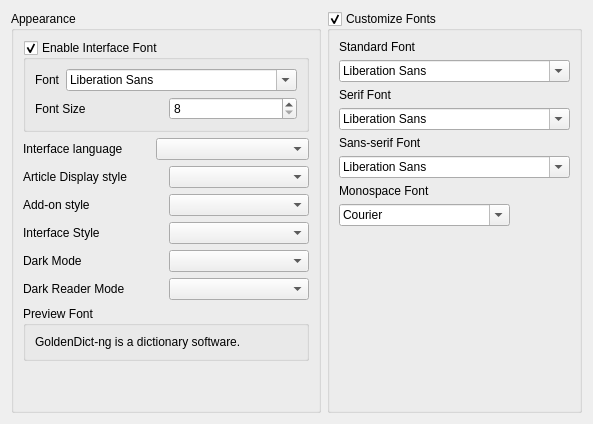
     <widget class="QWidget" name="tab_style">
      <attribute name="icon">
       <iconset resource="../../resources.qrc">
        <normaloff>:/icons/font.svg</normaloff>:/icons/font.svg</iconset>
      </attribute>
      <attribute name="title">
       <string>&amp;Style</string>
      </attribute>
      <layout class="QVBoxLayout" name="verticalLayout_16">
       <item>
        <layout class="QHBoxLayout" name="horizontalLayout_10">
         <item>
          <widget class="QGroupBox" name="groupBox_5">
           <property name="title">
            <string>Appearance</string>
           </property>
           <layout class="QVBoxLayout" name="verticalLayout_17">
            <item>
             <widget class="QGroupBox" name="enableInterfaceFont">
              <property name="title">
               <string>Enable Interface Font</string>
              </property>
              <property name="checkable">
               <bool>true</bool>
              </property>
              <layout class="QVBoxLayout" name="verticalLayout_23">
               <item>
                <layout class="QHBoxLayout" name="horizontalLayout_17">
                 <item>
                  <widget class="QLabel" name="label_29">
                   <property name="buddy">
                     <cstring>systemFont</cstring>
                   </property>
                   <property name="text">
                    <string>Font</string>
                   </property>
                  </widget>
                 </item>
                 <item>
                  <widget class="QFontComboBox" name="systemFont"/>
                 </item>
                </layout>
               </item>
               <item>
                <layout class="QHBoxLayout" name="horizontalLayout_19">
                 <item>
                  <widget class="QLabel" name="label_30">
                   <property name="buddy">
                     <cstring>interfaceFontSize</cstring>
                   </property>
                   <property name="text">
                    <string>Font Size</string>
                   </property>
                  </widget>
                 </item>
                 <item>
                  <widget class="QSpinBox" name="interfaceFontSize">
                   <property name="minimum">
                    <number>8</number>
                   </property>
                   <property name="maximum">
                    <number>32</number>
                   </property>
                  </widget>
                 </item>
                </layout>
               </item>
              </layout>
             </widget>
            </item>
            <item>
             <layout class="QHBoxLayout" name="horizontalLayout_4">
              <item>
               <widget class="QLabel" name="label_6">
                <property name="buddy">
                  <cstring>interfaceLanguage</cstring>
                </property>
                <property name="text">
                 <string>Interface language</string>
                </property>
               </widget>
              </item>
              <item>
               <widget class="QComboBox" name="interfaceLanguage">
                <property name="sizePolicy">
                 <sizepolicy hsizetype="Preferred" vsizetype="Fixed">
                  <horstretch>0</horstretch>
                  <verstretch>0</verstretch>
                 </sizepolicy>
                </property>
                <property name="minimumSize">
                 <size>
                  <width>153</width>
                  <height>0</height>
                 </size>
                </property>
                <property name="sizeAdjustPolicy">
                 <enum>QComboBox::AdjustToContents</enum>
                </property>
               </widget>
              </item>
             </layout>
            </item>
            <item>
             <layout class="QHBoxLayout" name="horizontalLayout_5">
              <item>
               <widget class="QLabel" name="label_9">
                <property name="buddy">
                  <cstring>displayStyle</cstring>
                </property>
                <property name="text">
                 <string>Article Display style</string>
                </property>
               </widget>
              </item>
              <item>
               <widget class="QComboBox" name="displayStyle">
                <property name="sizePolicy">
                 <sizepolicy hsizetype="Preferred" vsizetype="Fixed">
                  <horstretch>0</horstretch>
                  <verstretch>0</verstretch>
                 </sizepolicy>
                </property>
                <property name="minimumSize">
                 <size>
                  <width>100</width>
                  <height>0</height>
                 </size>
                </property>
               </widget>
              </item>
             </layout>
            </item>
            <item>
             <layout class="QHBoxLayout" name="horizontalLayout_12">
              <item>
               <widget class="QLabel" name="addonStylesLabel">
                <property name="buddy">
                  <cstring>addonStyles</cstring>
                </property>
                <property name="text">
                 <string>Add-on style</string>
                </property>
               </widget>
              </item>
              <item>
               <widget class="QComboBox" name="addonStyles">
                <property name="sizePolicy">
                 <sizepolicy hsizetype="Preferred" vsizetype="Fixed">
                  <horstretch>0</horstretch>
                  <verstretch>0</verstretch>
                 </sizepolicy>
                </property>
                <property name="minimumSize">
                 <size>
                  <width>100</width>
                  <height>0</height>
                 </size>
                </property>
               </widget>
              </item>
             </layout>
            </item>
            <item>
             <layout class="QHBoxLayout" name="interfaceStyleLayout">
              <item>
               <widget class="QLabel" name="interfaceStyleLabel">
                <property name="buddy">
                  <cstring>InterfaceStyle</cstring>
                </property>
                <property name="text">
                 <string>Interface Style</string>
                </property>
               </widget>
              </item>
              <item>
               <widget class="QComboBox" name="InterfaceStyle"/>
              </item>
             </layout>
            </item>
            <item>
             <layout class="QHBoxLayout" name="darkModeLayout">
              <item>
               <widget class="QLabel" name="darkModeLabel">
                <property name="buddy">
                  <cstring>darkMode</cstring>
                </property>
                <property name="toolTip">
                 <string>Turn the UI to dark.</string>
                </property>
                <property name="text">
                 <string>Dark Mode</string>
                </property>
               </widget>
              </item>
              <item>
               <widget class="QComboBox" name="darkMode">
                <property name="toolTip">
                 <string>Turn the UI to dark.</string>
                </property>
               </widget>
              </item>
             </layout>
            </item>
            <item>
             <layout class="QHBoxLayout" name="darkReaderLayout">
              <item>
               <widget class="QLabel" name="darkReaderModeLabel">
                <property name="buddy">
                  <cstring>darkReaderMode</cstring>
                </property>
                <property name="toolTip">
                 <string>Turn the article display style to dark.</string>
                </property>
                <property name="text">
                 <string>Dark Reader Mode</string>
                </property>
               </widget>
              </item>
              <item>
               <widget class="QComboBox" name="darkReaderMode">
                <property name="toolTip">
                 <string>Turn the article display style to dark.</string>
                </property>
               </widget>
              </item>
             </layout>
            </item>
            <item>
             <layout class="QHBoxLayout" name="horizontalLayout_23">
              <item>
               <widget class="QGroupBox" name="groupBox_8">
                <property name="title">
                 <string>Preview Font</string>
                </property>
                <layout class="QVBoxLayout" name="verticalLayout_22">
                 <item>
                  <widget class="QLabel" name="previewFont">
                   <property name="text">
                    <string>GoldenDict-ng is a dictionary software.</string>
                   </property>
                   <property name="wordWrap">
                    <bool>true</bool>
                   </property>
                  </widget>
                 </item>
                </layout>
               </widget>
              </item>
             </layout>
            </item>
            <item>
             <spacer name="verticalSpacer_4">
              <property name="orientation">
               <enum>Qt::Vertical</enum>
              </property>
              <property name="sizeHint" stdset="0">
               <size>
                <width>20</width>
                <height>40</height>
               </size>
              </property>
             </spacer>
            </item>
           </layout>
          </widget>
         </item>
         <item>
          <widget class="QGroupBox" name="fallbackFontsGroupBox">
           <property name="toolTip">
            <string>These fonts will be applied when the fonts specified by a dictionary are not found.</string>
           </property>
           <property name="title">
            <string>Customize Fonts</string>
           </property>
           <property name="checkable">
            <bool>true</bool>
           </property>
           <layout class="QVBoxLayout" name="verticalLayout_24">
            <item>
             <widget class="QLabel" name="label_16">
              <property name="buddy">
                <cstring>font_standard</cstring>
              </property>
              <property name="text">
               <string>Standard Font</string>
              </property>
             </widget>
            </item>
            <item>
             <widget class="QFontComboBox" name="font_standard">
              <property name="sizePolicy">
               <sizepolicy hsizetype="Fixed" vsizetype="Fixed">
                <horstretch>0</horstretch>
                <verstretch>0</verstretch>
               </sizepolicy>
              </property>
             </widget>
            </item>
            <item>
             <widget class="QLabel" name="label_21">
              <property name="buddy">
                <cstring>font_serif</cstring>
              </property>
              <property name="text">
               <string>Serif Font</string>
              </property>
             </widget>
            </item>
            <item>
             <widget class="QFontComboBox" name="font_serif">
              <property name="sizePolicy">
               <sizepolicy hsizetype="Fixed" vsizetype="Fixed">
                <horstretch>0</horstretch>
                <verstretch>0</verstretch>
               </sizepolicy>
              </property>
             </widget>
            </item>
            <item>
             <widget class="QLabel" name="label_26">
              <property name="buddy">
                <cstring>font_sans</cstring>
              </property>
              <property name="text">
               <string>Sans-serif Font</string>
              </property>
             </widget>
            </item>
            <item>
             <widget class="QFontComboBox" name="font_sans">
              <property name="sizePolicy">
               <sizepolicy hsizetype="Fixed" vsizetype="Fixed">
                <horstretch>0</horstretch>
                <verstretch>0</verstretch>
               </sizepolicy>
              </property>
             </widget>
            </item>
            <item>
             <widget class="QLabel" name="label_27">
              <property name="buddy">
                <cstring>font_monospace</cstring>
              </property>
              <property name="text">
               <string>Monospace Font</string>
              </property>
             </widget>
            </item>
            <item>
             <widget class="QFontComboBox" name="font_monospace">
              <property name="sizePolicy">
               <sizepolicy hsizetype="Fixed" vsizetype="Fixed">
                <horstretch>0</horstretch>
                <verstretch>0</verstretch>
               </sizepolicy>
              </property>
              <property name="fontFilters">
               <set>QFontComboBox::MonospacedFonts</set>
              </property>
             </widget>
            </item>
            <item>
             <spacer name="verticalSpacer_9">
              <property name="orientation">
               <enum>Qt::Vertical</enum>
              </property>
              <property name="sizeHint" stdset="0">
               <size>
                <width>20</width>
                <height>40</height>
               </size>
              </property>
             </spacer>
            </item>
           </layout>
          </widget>
         </item>
        </layout>
       </item>
      </layout>
     </widget>
